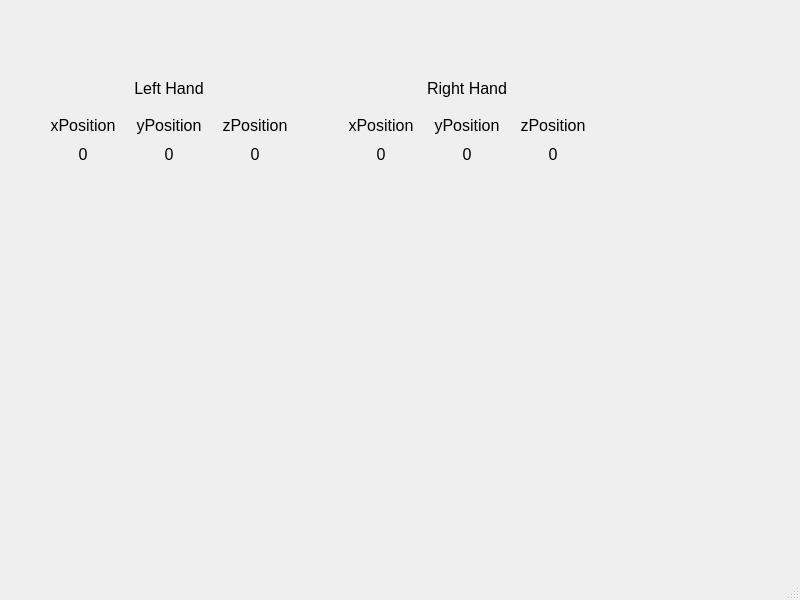
<?xml version="1.0" encoding="UTF-8"?>
<ui version="4.0">
 <class>MainWindow</class>
 <widget class="QMainWindow" name="MainWindow">
  <property name="geometry">
   <rect>
    <x>0</x>
    <y>0</y>
    <width>800</width>
    <height>600</height>
   </rect>
  </property>
  <property name="windowTitle">
   <string>MainWindow</string>
  </property>
  <widget class="QWidget" name="centralwidget">
   <widget class="QWidget" name="">
    <property name="geometry">
     <rect>
      <x>50</x>
      <y>70</y>
      <width>536</width>
      <height>94</height>
     </rect>
    </property>
    <layout class="QHBoxLayout" name="horizontalLayout_3">
     <property name="spacing">
      <number>60</number>
     </property>
     <item>
      <layout class="QVBoxLayout" name="verticalLayout_4">
       <property name="spacing">
        <number>10</number>
       </property>
       <item>
        <widget class="QLabel" name="lhheader_label">
         <property name="font">
          <font>
           <pointsize>12</pointsize>
          </font>
         </property>
         <property name="lineWidth">
          <number>2</number>
         </property>
         <property name="text">
          <string>Left Hand</string>
         </property>
         <property name="alignment">
          <set>Qt::AlignCenter</set>
         </property>
        </widget>
       </item>
       <item>
        <layout class="QHBoxLayout" name="horizontalLayout">
         <property name="spacing">
          <number>20</number>
         </property>
         <item>
          <layout class="QVBoxLayout" name="verticalLayout_3">
           <property name="spacing">
            <number>10</number>
           </property>
           <item>
            <widget class="QLabel" name="lxposition_label">
             <property name="font">
              <font>
               <pointsize>12</pointsize>
              </font>
             </property>
             <property name="lineWidth">
              <number>2</number>
             </property>
             <property name="text">
              <string>xPosition</string>
             </property>
             <property name="alignment">
              <set>Qt::AlignCenter</set>
             </property>
            </widget>
           </item>
           <item>
            <widget class="QLabel" name="lxposition_value">
             <property name="font">
              <font>
               <pointsize>12</pointsize>
              </font>
             </property>
             <property name="lineWidth">
              <number>2</number>
             </property>
             <property name="text">
              <string>0</string>
             </property>
             <property name="alignment">
              <set>Qt::AlignCenter</set>
             </property>
            </widget>
           </item>
          </layout>
         </item>
         <item>
          <layout class="QVBoxLayout" name="verticalLayout_2">
           <property name="spacing">
            <number>10</number>
           </property>
           <item>
            <widget class="QLabel" name="lyposition_label">
             <property name="font">
              <font>
               <pointsize>12</pointsize>
              </font>
             </property>
             <property name="lineWidth">
              <number>2</number>
             </property>
             <property name="text">
              <string>yPosition</string>
             </property>
             <property name="alignment">
              <set>Qt::AlignCenter</set>
             </property>
            </widget>
           </item>
           <item>
            <widget class="QLabel" name="lyposition_value">
             <property name="font">
              <font>
               <pointsize>12</pointsize>
              </font>
             </property>
             <property name="lineWidth">
              <number>2</number>
             </property>
             <property name="text">
              <string>0</string>
             </property>
             <property name="alignment">
              <set>Qt::AlignCenter</set>
             </property>
            </widget>
           </item>
          </layout>
         </item>
         <item>
          <layout class="QVBoxLayout" name="verticalLayout">
           <property name="spacing">
            <number>10</number>
           </property>
           <item>
            <widget class="QLabel" name="lzposition_label">
             <property name="font">
              <font>
               <pointsize>12</pointsize>
              </font>
             </property>
             <property name="lineWidth">
              <number>2</number>
             </property>
             <property name="text">
              <string>zPosition</string>
             </property>
             <property name="alignment">
              <set>Qt::AlignCenter</set>
             </property>
            </widget>
           </item>
           <item>
            <widget class="QLabel" name="lzposition_value">
             <property name="font">
              <font>
               <pointsize>12</pointsize>
              </font>
             </property>
             <property name="lineWidth">
              <number>2</number>
             </property>
             <property name="text">
              <string>0</string>
             </property>
             <property name="alignment">
              <set>Qt::AlignCenter</set>
             </property>
            </widget>
           </item>
          </layout>
         </item>
        </layout>
       </item>
      </layout>
     </item>
     <item>
      <layout class="QVBoxLayout" name="verticalLayout_5">
       <property name="spacing">
        <number>10</number>
       </property>
       <item>
        <widget class="QLabel" name="rhheader_label">
         <property name="font">
          <font>
           <pointsize>12</pointsize>
          </font>
         </property>
         <property name="lineWidth">
          <number>2</number>
         </property>
         <property name="text">
          <string>Right Hand</string>
         </property>
         <property name="alignment">
          <set>Qt::AlignCenter</set>
         </property>
        </widget>
       </item>
       <item>
        <layout class="QHBoxLayout" name="horizontalLayout_2">
         <property name="spacing">
          <number>20</number>
         </property>
         <item>
          <layout class="QVBoxLayout" name="verticalLayout_6">
           <property name="spacing">
            <number>10</number>
           </property>
           <item>
            <widget class="QLabel" name="rxposition_label">
             <property name="font">
              <font>
               <pointsize>12</pointsize>
              </font>
             </property>
             <property name="lineWidth">
              <number>2</number>
             </property>
             <property name="text">
              <string>xPosition</string>
             </property>
             <property name="alignment">
              <set>Qt::AlignCenter</set>
             </property>
            </widget>
           </item>
           <item>
            <widget class="QLabel" name="rxposition_value">
             <property name="font">
              <font>
               <pointsize>12</pointsize>
              </font>
             </property>
             <property name="lineWidth">
              <number>2</number>
             </property>
             <property name="text">
              <string>0</string>
             </property>
             <property name="alignment">
              <set>Qt::AlignCenter</set>
             </property>
            </widget>
           </item>
          </layout>
         </item>
         <item>
          <layout class="QVBoxLayout" name="verticalLayout_7">
           <property name="spacing">
            <number>10</number>
           </property>
           <item>
            <widget class="QLabel" name="ryposition_label">
             <property name="font">
              <font>
               <pointsize>12</pointsize>
              </font>
             </property>
             <property name="lineWidth">
              <number>2</number>
             </property>
             <property name="text">
              <string>yPosition</string>
             </property>
             <property name="alignment">
              <set>Qt::AlignCenter</set>
             </property>
            </widget>
           </item>
           <item>
            <widget class="QLabel" name="ryposition_value">
             <property name="font">
              <font>
               <pointsize>12</pointsize>
              </font>
             </property>
             <property name="lineWidth">
              <number>2</number>
             </property>
             <property name="text">
              <string>0</string>
             </property>
             <property name="alignment">
              <set>Qt::AlignCenter</set>
             </property>
            </widget>
           </item>
          </layout>
         </item>
         <item>
          <layout class="QVBoxLayout" name="verticalLayout_8">
           <property name="spacing">
            <number>10</number>
           </property>
           <item>
            <widget class="QLabel" name="rzposition_label">
             <property name="font">
              <font>
               <pointsize>12</pointsize>
              </font>
             </property>
             <property name="lineWidth">
              <number>2</number>
             </property>
             <property name="text">
              <string>zPosition</string>
             </property>
             <property name="alignment">
              <set>Qt::AlignCenter</set>
             </property>
            </widget>
           </item>
           <item>
            <widget class="QLabel" name="rzposition_value">
             <property name="font">
              <font>
               <pointsize>12</pointsize>
              </font>
             </property>
             <property name="lineWidth">
              <number>2</number>
             </property>
             <property name="text">
              <string>0</string>
             </property>
             <property name="alignment">
              <set>Qt::AlignCenter</set>
             </property>
            </widget>
           </item>
          </layout>
         </item>
        </layout>
       </item>
      </layout>
     </item>
    </layout>
   </widget>
  </widget>
  <widget class="QMenuBar" name="menubar">
   <property name="geometry">
    <rect>
     <x>0</x>
     <y>0</y>
     <width>800</width>
     <height>22</height>
    </rect>
   </property>
  </widget>
  <widget class="QStatusBar" name="statusbar"/>
 </widget>
 <resources/>
 <connections/>
</ui>
